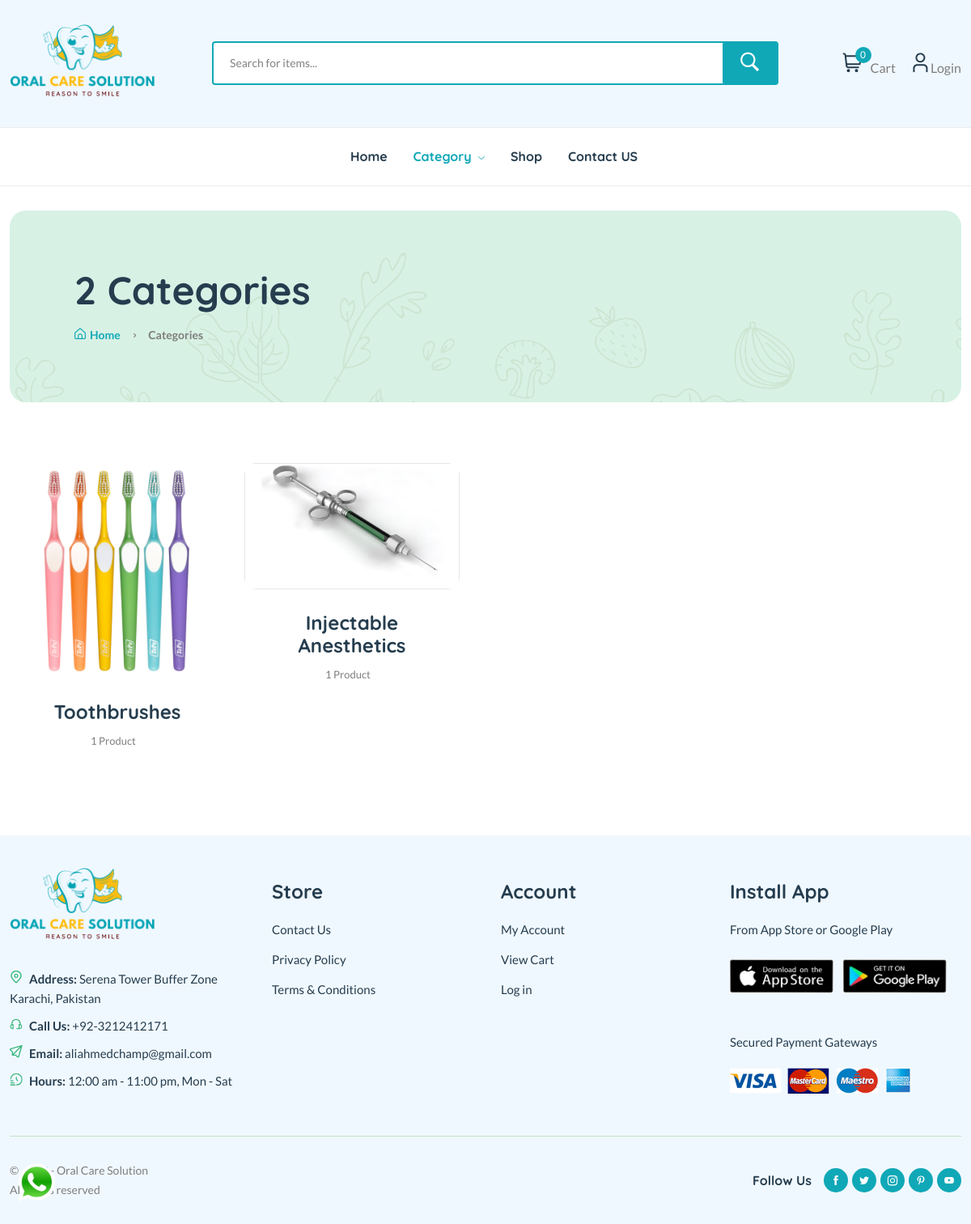
The page /category/ on the database its author committed.
### OCS_APP/models.py (models this page shows, shortened)
class Category(models.Model):
    cid = ShortUUIDField(unique=True, length = 10, max_length = 20, prefix = 'cat', alphabet = 'abcdefgh12345')
    title = models.CharField(max_length = 100, default = 'Other Products')
    image = models.ImageField(upload_to = 'category', default = 'Category.jpg')
    class Meta:
        verbose_name_plural = 'Categories'

### OCS_APP/views.py (the view)
# urls.py: path('category/', views.category_list_view, name='category-list'),
@cache_control(no_cache=True, must_revalidate=True, no_store=True)
def category_list_view(request):
    categories = Category.objects.all()
    categories_to_delete = []
    for category in categories:
        products_count = Product.objects.filter(product_status='published', category=category).exclude(stock = 0).count()
        if products_count == 0:
            categories_to_delete.append(category)
    categories = categories.exclude(pk__in=[category.pk for category in categories_to_delete])
    return render(request, 'category-list.html', {'categories':categories, 'products_count':products_count})

### OCS_APP/context_processor.py (called while the page is built)
def default(request):
    categories = Category.objects.all()
    return {'categories':categories,}

### templates/category-list.html
{% extends 'partial/base.html' %}
{% load static %}
{% block content %}
<main class="main">
    <div class="page-header mt-30 mb-75">
            <div class="container">
                <div class="archive-header">
                    <div class="row align-items-center">
                        <div class="col-xl-4">
                            <h1 class="mb-15">{{categories.count}} Categor{{categories.count|pluralize:"y,ies"}}</h1>
                            <div class="breadcrumb">
                                <a href="{% url 'OCS_APP:index' %}" rel="nofollow"><i class="fi-rs-home mr-5"></i>Home</a>
                                <span></span> Categor{{categories.count|pluralize:"y,ies"}}
                            </div>
                        </div>
                    </div>
                </div>
            </div>
    </div>
    <div class="page-content mb-50">
            <div class="container">
                <div class="row">
                    <div class="col-lg-9">
                        <div class="loop-grid pr-30">
                            <div class="row">
                                {% for i in categories %}
                                    <article class="col-xl-4 col-lg-6 col-md-6 text-center hover-up mb-30 animated">
                                        <div class="post-thumb">
                                            <a href="{% url 'OCS_APP:category-product-list' i.cid %}">
                                                <img class="border-radius-15" src="{{i.image.url}}" alt="Category Image">
                                            </a>
                                        </div>
                                        <div class="entry-content-2">
                                            <h4 class="post-title mb-15">
                                                <a href="{% url 'OCS_APP:category-product-list' i.cid %}">{{i.title}}</a>
                                            </h4>
                                            <div class="entry-meta font-xs color-grey mt-10 pb-10">
                                                <div>
                                                    <span class="hit-count mr-10">{{products_count}} Product{{products_count|pluralize}}</span>
                                                </div>
                                            </div>
                                        </div>
                                    </article>
                                {% endfor %}
                            </div>
                        </div>
                </div>
            </div>
        </div>
    </div>
</main>
{% endblock content %}

### rows shown on the page
Category: image (picture), title "Toothbrushes", products_count "1"
Category: image (picture), title "Injectable Anesthetics", products_count "1"

### other values the page prints
{{ request.session.cart_data_obj|length }} "0"
{{ categories.count }} "2"
